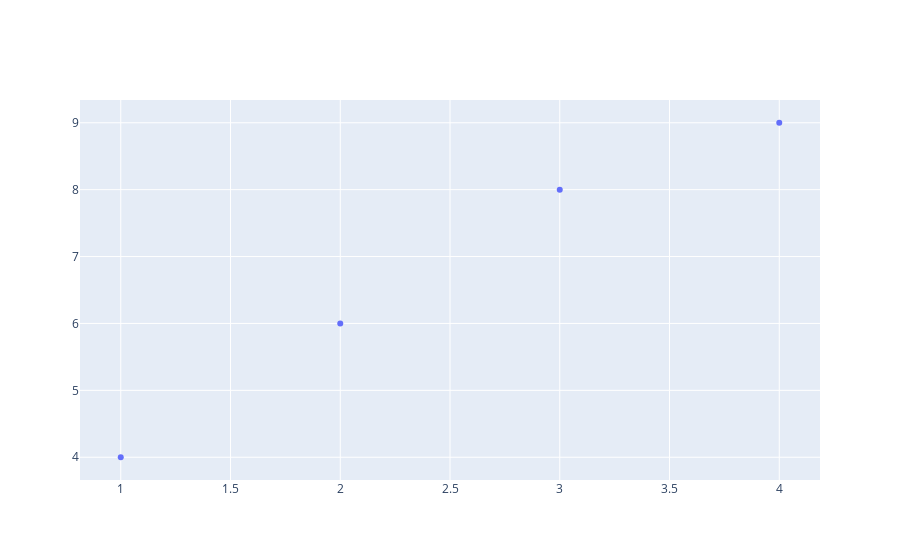

This figure's notebook cell:
### Code cell
fig=go.Figure(go.Scatter(x=x,y=y,mode="markers"))
fig.show()

### Figure 1 — Plotly figure (JSON) as saved in the notebook; plotly's stock layout.template omitted (floating-point values rounded to 4 significant figures)
{"data": [{"mode": "markers", "type": "scatter", "x": [1, 2, 3, 4], "y": [4, 6, 8, 9]}], "layout": {"autosize": true, "xaxis": {"autorange": true, "range": [0.8187, 4.181], "type": "linear"}, "yaxis": {"autorange": true, "range": [3.587, 9.413], "type": "linear"}}}
